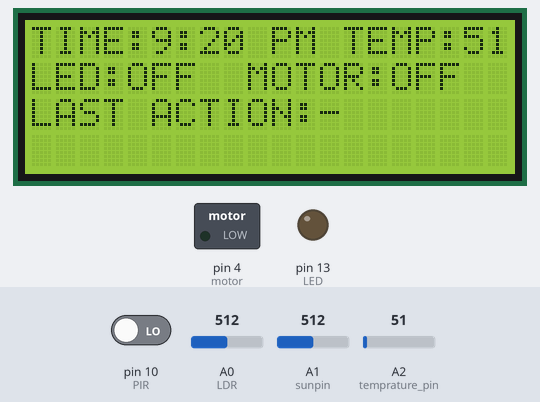
A sketch run on a simulated Arduino Uno, built with avr-gcc and run on an emulated ATmega328P. Shown: 20×4 character LCD, switched loads named in the sketch (green lamp = pin HIGH), output pins drawn as LEDs (lit = HIGH). The test bench sets the inputs (shaded band); at power-on: pin 10 (PIR) LOW, A0 (LDR) = 512, A2 (temprature_pin) = 51, A1 (sunpin) = 512. What the sketch prints to the serial monitor is not drawn.

Above: at 1.2 s.
1.3 s: pin 10 (PIR) driven HIGH
At 6.8 s:
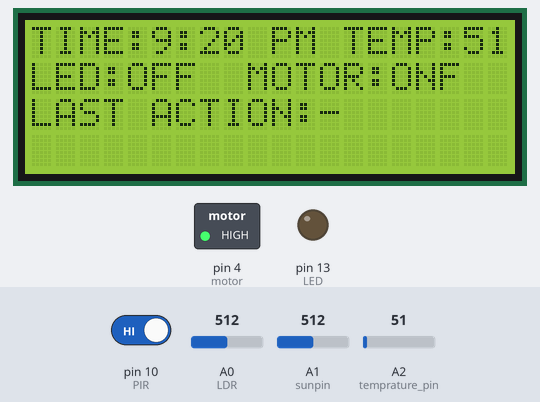
7.5 s: A0 (LDR) set to 4
11.4 s: A0 (LDR) set to 1
At 13.2 s:
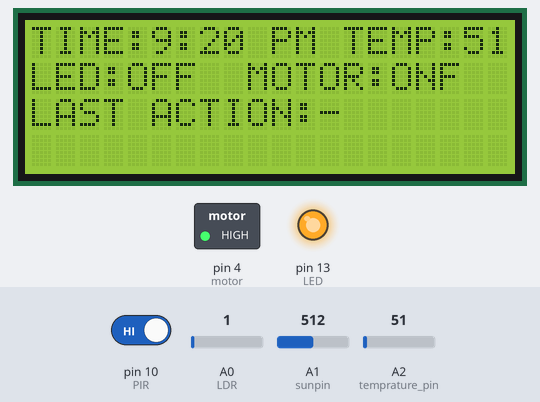
At 15.8 s:
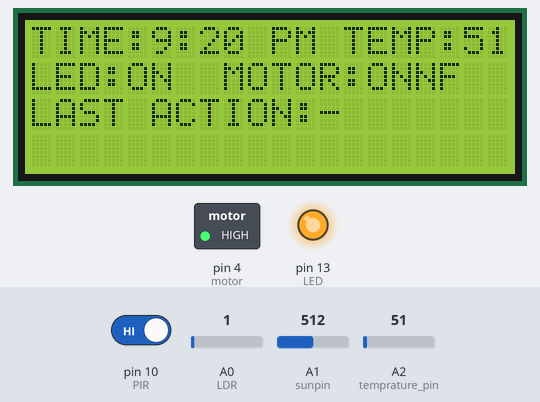
16.6 s: A2 (temprature_pin) set to 61
20.5 s: A2 (temprature_pin) set to 71
24.4 s: A2 (temprature_pin) set to 86
At 28.5 s:
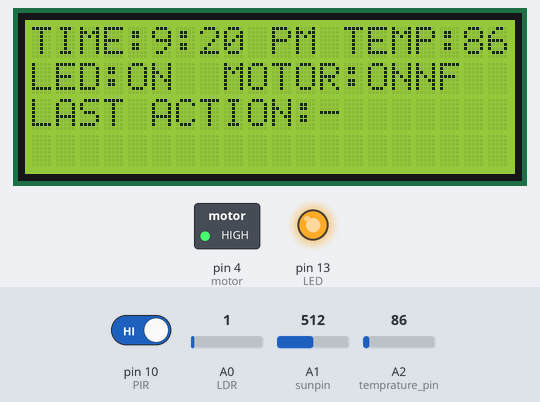
Timing chart, 0 to 29.6 s (numbered marks = the images above; inputs shaded):
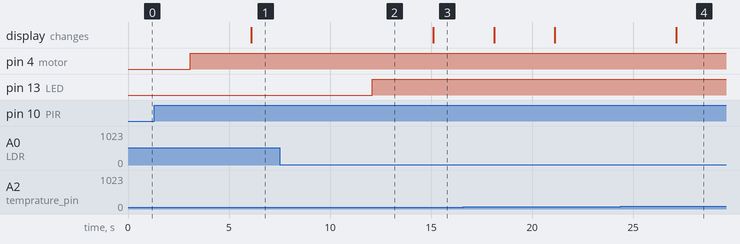

The sketch:

arduino_code.ino
```cpp
#include<SoftwareSerial.h>
#include<LiquidCrystal.h>

LiquidCrystal lcd(12,11,8,7,6,5);
SoftwareSerial Transmission(3,2); //Tx,Rx
const int temprature_pin= A2;
const int LED=13;
const int LDR=A0;
const int PIR=10;
const int motor=4;
const int sunpin=A1;
const int control_output=9;

int LDR_digital,minlight = 2,pir_status,LM35_digital,temprature,sunlight, h = 9, m = 20, s = 0, flag = 21 ,esp_data,arduino_data,LED_data,motor_data,pre_data=0;
unsigned int millisec=0,my_millisec=0;   //requires large range

void LED_control();
void motor_control();
void LEDarr_control();
void time_calculate();
void lcd_display();
void action_display();
void wifi();

void setup() {
    Transmission.begin(115200);  //WiFi communication setup
    lcd.begin(20,4);
    pinMode(LED,OUTPUT);
    pinMode(PIR,INPUT);
    pinMode(motor,OUTPUT);
    Serial.begin(115200);    //serial communication setup
}

void loop() {
LDR_digital=analogRead(LDR);  //gives a digital value in the range(0,1023);
pir_status=digitalRead(PIR);
temprature=analogRead(temprature_pin);
//wifi();
LED_control();
motor_control();
LEDarr_control();
time_calculate();
lcd_display();
action_display();
LED_data= digitalRead(LED);
motor_data=digitalRead(motor);
arduino_data=LED_data*3+motor_data*5;    //Data transmitted to Node MCU at the end of the code
Transmission.write(arduino_data);
delay(3000);
}

void LED_control()
{
Serial.print("Digital Value(LDR)= ");
Serial.println(LDR_digital);                               //Once the motion is detected, the led will stay on until the user command to turn it off
if(pir_status==HIGH&&LDR_digital<=minlight)
   { digitalWrite(LED,HIGH);
   }
}

void motor_control()
{
  Serial.print("Temp - ");
  Serial.println(temprature);                             //Once the motion is detected, the motor will stay on untill the user command to turn it off
  if(temprature>=20&&pir_status==HIGH)
  { digitalWrite(motor,HIGH);
  }
}

void LEDarr_control()
{ int minvalue=75;
   sunlight=analogRead(sunpin);
  Serial.print("sunlight= ");
  Serial.println(sunlight);
  if(sunlight<minvalue)
  { digitalWrite(control_output,LOW);
  }
  if(sunlight>minvalue)
  {digitalWrite(control_output,HIGH);
  }
}

void time_calculate()
{  s=s+1;
     if (s >= 60)
  {
    s = s-60;
    m = m + 1;
  }
  if (m == 60)
  {
    m = 0;
    h = h + 1;
    flag = flag + 1;
  }
  if (h == 13)
  {
    h = 1;
  }
}

void lcd_display()
{ lcd.setCursor(0,0);
  lcd.print("TIME:" );
  lcd.print(h);
  lcd.print(":");
  lcd.print(m);
  if (flag < 12) lcd.print(" AM");     //time and temprature display
  if (flag == 12) lcd.print(" PM");
  if (flag > 12) lcd.print(" PM");
  if (flag == 24) flag = 0;
  lcd.print(" TEMP:");
  lcd.print(temprature);

  lcd.setCursor(0,1);
  if(LED_data==HIGH&&motor_data==HIGH)
  {lcd.print("LED:ON  MOTOR:ON");
  }
  if(LED_data==HIGH&&motor_data==LOW)
  {lcd.print("LED:ON  MOTOR:OFF");
  }
  if(LED_data==LOW&&motor_data==HIGH)
  {lcd.print("LED:OFF  MOTOR:ON");     //LED and motor status display
  }
  if(LED_data==LOW&&motor_data==LOW)
  {lcd.print("LED:OFF  MOTOR:OFF");
  }
  lcd.setCursor(0,2);
  lcd.print("LAST ACTION:-");
}

void action_display()
{
  if(esp_data-pre_data!=0)
{ if(esp_data-pre_data>0)    //something was turned on
 {
  if(pir_status==LOW||LDR_digital>minlight)
  { if(esp_data-pre_data>=2&&esp_data-pre_data<=4)
    { lcd.setCursor(0,3);
      lcd.print("TURNED LED ON");
    }
  }
   if(pir_status==LOW||temprature<20)
  { if(esp_data-pre_data>=4&&esp_data-pre_data<=6)
    { lcd.setCursor(0,3);
      lcd.print("TURNED MOTOR ON");
    }
  }
   if(pir_status==LOW||temprature<20&&pir_status==LOW||LDR_digital>minlight)
  { if(esp_data-pre_data>=6)
    { lcd.setCursor(0,3);
      lcd.print("TURNED LED & MOTOR ON");
    }
  }
 }

 if(esp_data-pre_data<0)    //something was turned off
 {
  if(pir_status==HIGH&&LDR_digital<=minlight)
  { if(esp_data-pre_data>=-4&&esp_data-pre_data<=-2)
    { lcd.setCursor(0,3);
      lcd.print("TURNED LED OFF");
    }
  }
   if(pir_status==HIGH&&temprature>20)
  { if(esp_data-pre_data>=-6&&esp_data-pre_data<=-4)
    { lcd.setCursor(0,3);
      lcd.print("TURNED MOTOR OFF");
    }
  }
   if(pir_status==HIGH&&temprature>20&&LDR_digital<=minlight)
  { if(esp_data-pre_data<=-6)
    { lcd.setCursor(0,3);
      lcd.print("TURNED LED & MOTOR OFF");
    }
  }
}
}
}
void wifi()
{ pre_data= esp_data;
  esp_data = Transmission.read();
  if(esp_data >= 7)
  {
    digitalWrite(LED,HIGH);
    digitalWrite(motor,HIGH);
  }
  else{
    if(esp_data >= 4)
    {
      digitalWrite(LED,LOW);
      digitalWrite(motor,HIGH);
    }
    else{
      if(esp_data >= 2)
      {
       digitalWrite(LED,HIGH);
      digitalWrite(motor,LOW);
      }
    }
}
}
```

Measured:
- the behaviour switches between 3 and 2 on A0 (LDR) (found by bisection; images 1 and 2)
- after the input at 1.3 s, pin 4 (motor): LOW → HIGH after 1.8 s; the display: changes after 4.8 s (image 1)
- after the input at 7.5 s, every drawn part: stays the same
- after the input at 11.4 s, pin 13 (LED): LOW → HIGH after 0.70 s
- after the input at 24.4 s, the display: changes after 2.7 s (image 4)
